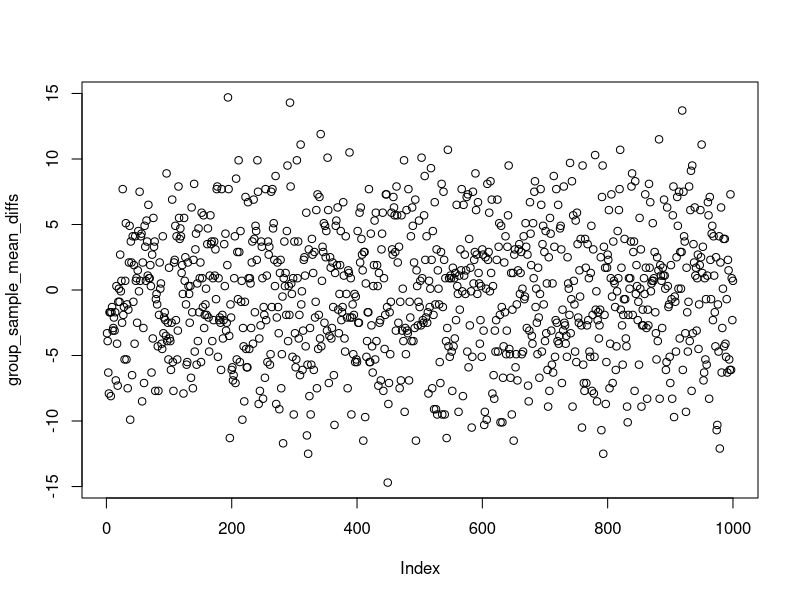
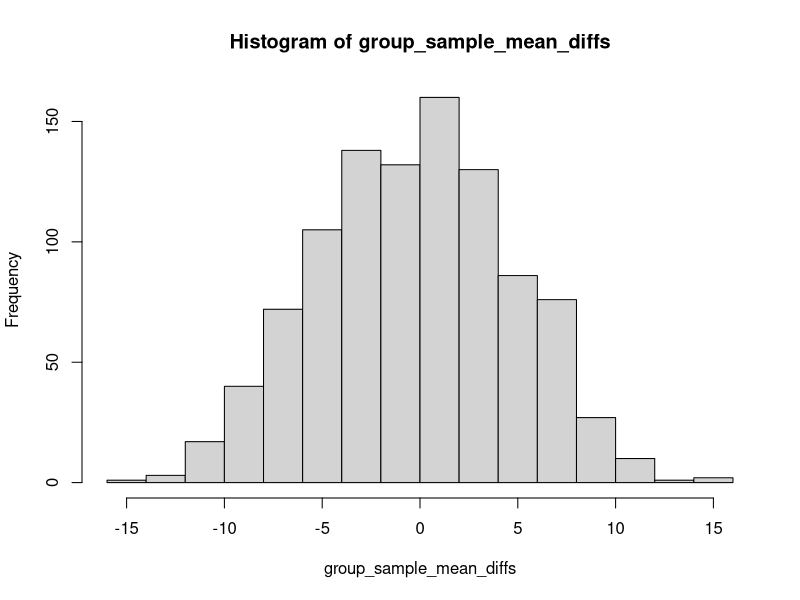

These charts were generated, in order, by the following R code:
# R studio: 
# command-return executes current line of code
# or next line of code if you're on a comment line
# or you can highlight a block of code and execute it
# useful for stepping through a script

group1 <- c(56, 46, 45, 42, 60, 45, 52, 59, 43, 55)
group2 <- c(85, 61, 57, 53, 64, 58, 67, 54, 76, 63)

t.test(group1, group2, var.equal = TRUE)
# assumes underlying normality of population from which data are sampled
# assumes variance in group1 and group2 equal
# (a correction factor is available if the second assumption may not hold)

## permutation testing

# permutation approach uses the data to generate a distribution from which we can test
# no assumptions about population distribution or anything else

# we need a point statistic to estimate from each permutation
# them we see how many times we get values of that point statistic that equal or exceed 
# the value in our actual data

# the difference in mean between group 2 and group 1 would do nicely

mean(group1)
mean(group2)
meandiff <- mean(group2) - mean(group1)
meandiff

# how do we generate a permutation?
# sample function in R will do it for us nicely
# let's make one vector with all the data

group_data <- c(group1, group2)
group_data
# just group1 and group 2 stuck together

# if we take the mean of group2 (elements 11 to 20) and subtract the mean of group1 (elements 1 to 10)
# we get the same answer as before

mean(group_data[11:20])
mean(group_data[1:10])
mean(group_data[11:20])-mean(group_data[1:10])

# if we jumble up the numbers in the vector and subtract the mean of the first ten from the
# mean of the second test, we are generating the same statistic on permuted data
# to jumble up the data, we use the sample function

sample(group_data, 20)
# the second number is the sample size (in this case 20)
# we could use length(group_data) to make more general
# there is a replace parameter which is FALSE by default
# replace = TRUE will sample with replacement
# we might want to do that sometimes, but not in this case where we just want to permute

sample(group_data, 20)
# if we do this again, we get a different sample

group_sample <- sample(group_data, 20)
group_sample
mean(group_sample[11:20])
mean(group_sample[1:10])
mean(group_sample[11:20])-mean(group_sample[1:10])

group_sample <- sample(group_data, 20)
mean(group_sample[11:20])
mean(group_sample[1:10])
mean(group_sample[11:20])-mean(group_sample[1:10])

# 1000 times ought to do it
# let's wrap this in a for loop so we don't get a repetitive strain injury

# first create a vector to save the results

group_sample_mean_diffs <- rep(0, 1000)
group_sample_mean_diffs  # a thousand zeroes. Groundbreaking

for (i in 1:1000) {
  group_loop_sample <- sample(group_data, 20)
  group_sample_mean_diffs[i] <- mean(group_loop_sample[11:20])-mean(group_loop_sample[1:10])
}
# I am superstitious / skittish about reusing variable names in a loop I've used outside

group_sample_mean_diffs

mean(group_sample_mean_diffs)
# the mean is about 0

plot(group_sample_mean_diffs)
# that's not super informative

hist(group_sample_mean_diffs)
# that's nore useful

meandiff

# our actual value our real data seems pretty unlikely

group_sample_mean_diffs >= meandiff
# okay that is not super useful
# but remember FALSE gets treated as a 0 and TRUE as 1

sum(group_sample_mean_diffs >= meandiff)
# wrap the above expression in a sum() function
# that's how many times you get a difference as extreme or nore extreme than in our real data

sum(group_sample_mean_diffs >= meandiff)/1000
# look, a p-value!
# could divide by length(group_sample_mean_diffs) to make more general
# for example, if you were varying the number of simulations
mean(group_sample_mean_diffs >= meandiff) # also works

# what if we wanted a "two-tailed" p-value?
# absolute values of mean differences

abs(group_sample_mean_diffs)

sum(abs(group_sample_mean_diffs) >= meandiff)/1000

# does everyone get the same answer?

set.seed(20220124) # sets seed for random number generator

group_sample_mean_diffs <- rep(0, 1000) # set the vector back to 0

for (i in 1:1000) {
  group_loop_sample <- sample(group_data, 20)
  group_sample_mean_diffs[i] <- mean(group_loop_sample[11:20])-mean(group_loop_sample[1:10])
}

sum(abs(group_sample_mean_diffs) >= meandiff)/1000
# everyone, hopefully, gets 0.001
# important to set a random number seed if you're using simulations in your research


set.seed(012422)

group_sample_mean_diffs <- rep(0, 1000) # set the vector back to 0

for (i in 1:1000) {
  group_loop_sample <- sample(group_data, 20)
  group_sample_mean_diffs[i] <- mean(group_loop_sample[11:20])-mean(group_loop_sample[1:10])
}

sum(abs(group_sample_mean_diffs) >= meandiff)/1000
# different seed ... different answer
